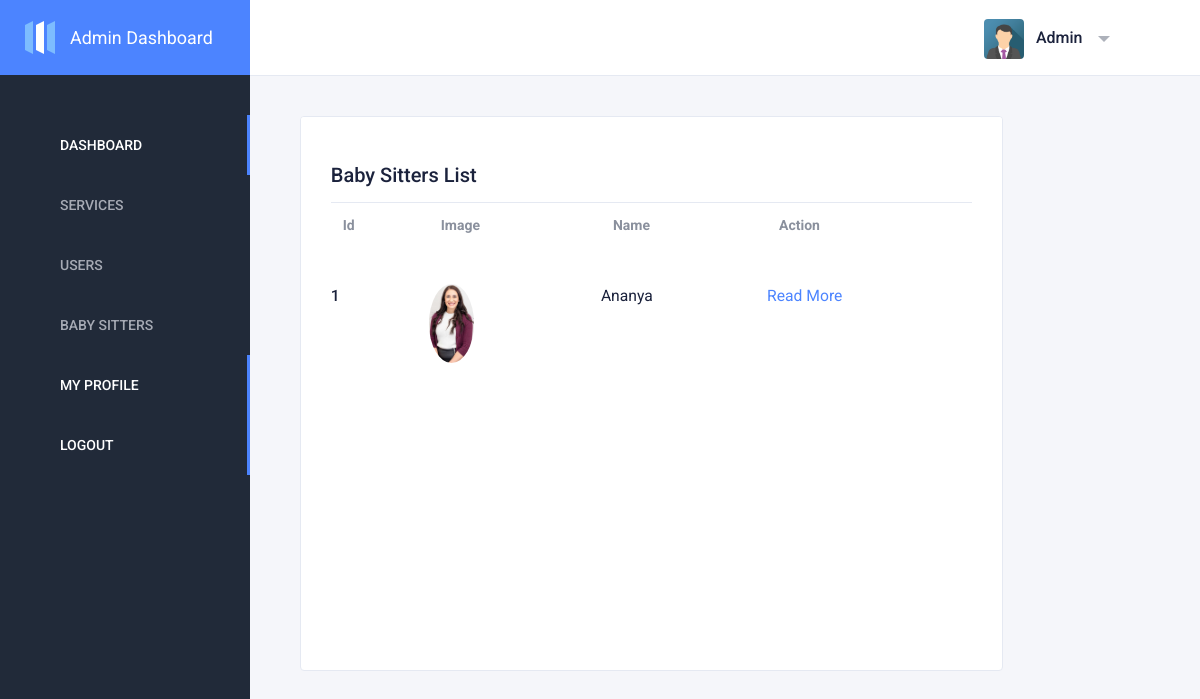
The page /sleek-main/theme/sitters.php (signed in) on the database its author committed.
### tables this page shows
CREATE TABLE IF NOT EXISTS `tbl_sitterreg` (
  `sitter_id` int(10) NOT NULL,
  `name` varchar(30) NOT NULL,
  `phno` varchar(12) NOT NULL,
  `aphno` varchar(12) NOT NULL,
  `mailid` varchar(50) NOT NULL,
  `dob` date NOT NULL,
  `id_proof` varchar(50) NOT NULL,
  `gender` varchar(10) NOT NULL,
  `experience` varchar(5) NOT NULL,
  `category` varchar(30) NOT NULL,
  `house_name` varchar(30) NOT NULL,
  `street_name` varchar(30) NOT NULL,
  `zipcode` varchar(10) NOT NULL,
  `city` varchar(30) NOT NULL,
  `state` varchar(30) NOT NULL,
  `country` varchar(30) NOT NULL,
  `profile_pic` varchar(50) NOT NULL,
  `s_sts` int(5) NOT NULL,
  `skill1` text NOT NULL,
  `skill2` text NOT NULL,
  `skill3` text NOT NULL,
  `skill4` text NOT NULL,
  `skill5` text NOT NULL,
  PRIMARY KEY (`sitter_id`)
);

### sleek-main/theme/sitters.php (the view, shortened to what this page needs)
<!DOCTYPE html>
<html lang="en" dir="ltr">
  <head>
    <link href="https://cdn.materialdesignicons.com/4.4.95/css/materialdesignicons.min.css" rel="stylesheet" />
    <link href="assets/plugins/simplebar/simplebar.css" rel="stylesheet" />
    <link href="assets/plugins/nprogress/nprogress.css" rel="stylesheet" />
    <link href='assets/plugins/jvectormap/jquery-jvectormap-2.0.3.css' rel='stylesheet'>
    <link href='assets/plugins/daterangepicker/daterangepicker.css' rel='stylesheet'>
    <link href='assets/plugins/toastr/toastr.min.css' rel='stylesheet'>
    <link id="sleek-css" rel="stylesheet" href="assets/css/sleek.css" />
  </head>
  <body class="header-fixed sidebar-fixed sidebar-dark header-light" id="body">
    <div class="wrapper">
         <aside class="left-sidebar bg-sidebar">
          <div id="sidebar" class="sidebar sidebar-with-footer">
            <div class="app-brand">
              <a href="index.php" title="Sleek Dashboard">
                <svg
                  class="brand-icon"
                  xmlns="http://www.w3.org/2000/svg"
                  preserveAspectRatio="xMidYMid"
                  width="30"
                  height="33"
                  viewBox="0 0 30 33">
                  <g fill="none" fill-rule="evenodd">
                    <path class="logo-fill-blue" fill="#7DBCFF" d="M0 4v25l8 4V0zM22 4v25l8 4V0z" />
                    <path class="logo-fill-white" fill="#FFF" d="M11 4v25l8 4V0z" />
                  </g>
                </svg>
                <span class="brand-name text-truncate">Admin Dashboard</span>
              </a>
            </div>
            <div class="" data-simplebar style="height: 100%;">
              <ul class="nav sidebar-inner" id="sidebar-menu">
                <li class="has-sub active expand">
                  <a class="sidenav-item-link" href="index.php"
                    >
                    <span class="nav-text">Dashboard</span>
                  </a>
                </li>
                 <li class="has-sub ">
                  <a class="sidenav-item-link" href="javascript:void(0)" data-toggle="collapse" data-target="#app"
                    aria-expanded="false" aria-controls="app">
                    <span class="nav-text">Services</span> <b class="caret"></b>
                  </a>
                </li>
                <li class="has-sub ">
                  <a class="sidenav-item-link" href="javascript:void(0)" data-toggle="collapse" data-target="#app"
                    aria-expanded="false" aria-controls="app">
                    <span class="nav-text">Users</span> <b class="caret"></b>
                  </a>
                </li>
                <li class="has-sub ">
                  <a class="sidenav-item-link" href="javascript:void(0)" data-toggle="collapse" data-target="#components"
                    aria-expanded="false" aria-controls="components">
                    <span class="nav-text">Baby Sitters</span> <b class="caret"></b>
                  </a>
                </li>
         <li class="has-sub active expand">
                  <a class="sidenav-item-link" href="profile.php"
                    >
                    <span class="nav-text">My profile</span>
                  </a>
                </li>
        <li class="has-sub active expand">
                  <a class="sidenav-item-link" href="logout.php"
                    >
                    <span class="nav-text">Logout</span>
                  </a>
                </li>
              </ul>
            </div>
          </div>
        </aside>
        <div class="page-wrapper">
          <header class="main-header " id="header">
            <nav class="navbar navbar-static-top navbar-expand-lg">
              <div class="navbar-right ">
                <ul class="nav navbar-nav">
                  <li class="dropdown user-menu">
                    <button href="#" class="dropdown-toggle nav-link" data-toggle="dropdown">
                      <img src="../../profile_pic/img_avatar.png" class="user-image" alt="User Image" />
                      <span class="d-none d-lg-inline-block">Admin</span>
                    </button>
                  </li>
                </ul>
              </div>
            </nav>
          </header>
          <div class="content-wrapper">
            <div class="content">
		<div class="row">
			<div class="col-xl-10">
                  <div class="card card-table-border-none">
                    <div class="card-header justify-content-between ">
                      <h2>Baby Sitters List</h2>
                    </div>
                    <div class="card-body pt-0" data-simplebar style="height: 468px;">
                      <table class="table ">
                        <tbody>
						<tr><th>Id</th><th>Image</th><th>Name</th><th>Action</th></tr>
						<?php
              $result = mysql_query("SELECT * FROM tbl_sitterreg where s_sts='1'");
              while($row = mysql_fetch_array($result))
              {
?>
                          <tr>
						  <td ><?php echo $row['sitter_id'];?></td>
                            <td >
                              <div class="media">
                                <div class="media-image mr-3 rounded-circle">
                                  <a href="profile.html"><img class="rounded-circle w-45" src="../../<?php echo $row['profile_pic'];?>" alt="customer image"></a>
                                </div>
                              </div>
                            </td>
                            <td class="text-dark d-none d-md-block"><?php echo $row['name'];?></td>
							<td >
							<a href="more.php?id=<?php echo $row['mailid'];?>">Read More</a>
							</td>
                          </tr>
                         <?php
			  }
?>
                        </tbody>
                      </table>
                    </div>
                  </div>
			</div>
		</div>
</div>
      </div>
    </div>
    </div>
  <link href="assets/options/optionswitch.css" rel="stylesheet">
</body>
</html>

### rows shown on the page
tbl_sitterreg: sitter_id "1", profile_pic (picture), name "Ananya"
